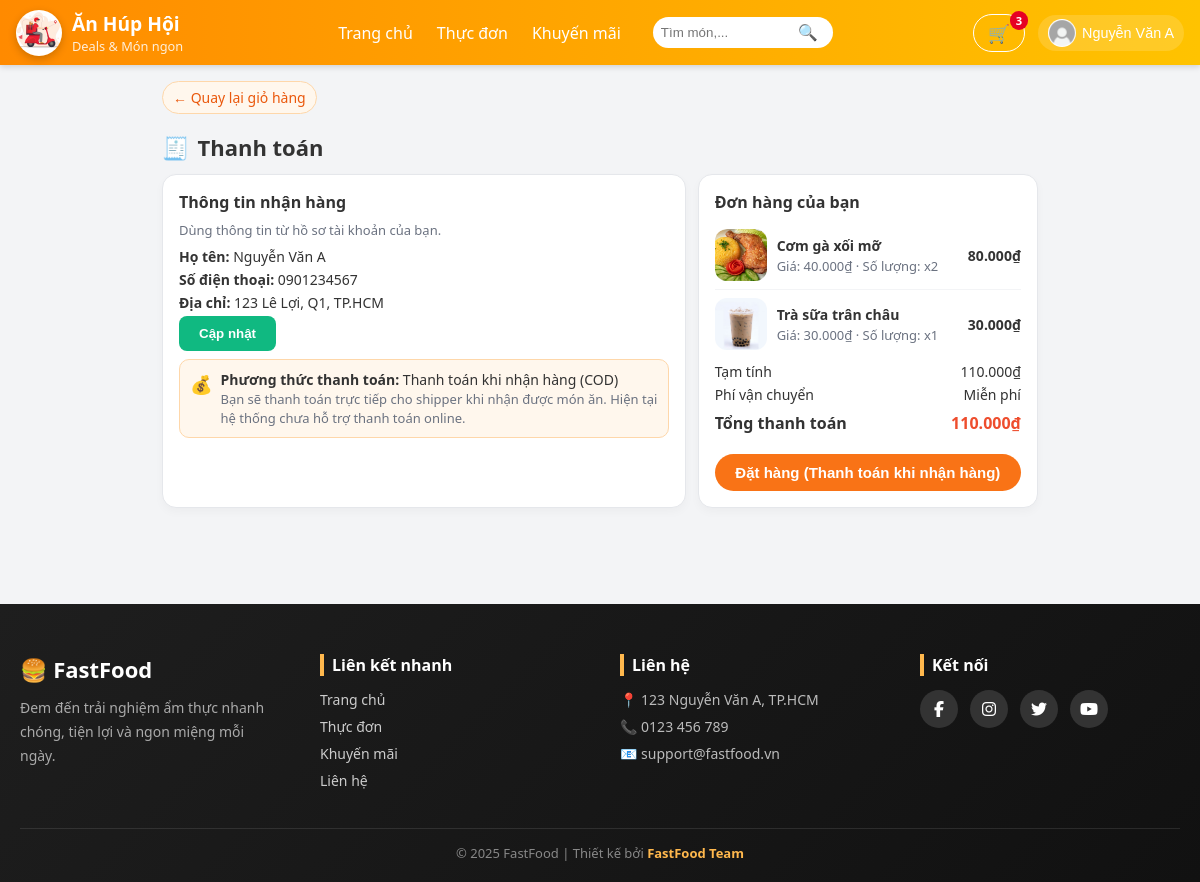
/pages/checkout.php (signed in), run on the app's committed database.
### tables this page shows
CREATE TABLE Users (
  UID INT AUTO_INCREMENT PRIMARY KEY,
  Hoten VARCHAR(100) NOT NULL,
  Taikhoan VARCHAR(50) UNIQUE NOT NULL,
  Matkhau VARCHAR(100) NOT NULL,           
  Email VARCHAR(100) UNIQUE,
  DienthoaiKH VARCHAR(15),
  DiachiKH VARCHAR(255),
  Ngaysinh DATE,
  Role ENUM('khach','nhanvien','admin')    
      NOT NULL
      DEFAULT 'khach'
);

CREATE TABLE Giohang (
  MaGH INT AUTO_INCREMENT PRIMARY KEY,
  UID INT NOT NULL,
  Mamon INT NOT NULL,
  Soluong INT NOT NULL DEFAULT 1,
  Ngaythem DATETIME DEFAULT CURRENT_TIMESTAMP,
  CONSTRAINT fk_giohang_users
    FOREIGN KEY (UID) REFERENCES Users(UID)
    ON DELETE CASCADE,
  CONSTRAINT fk_giohang_monan
    FOREIGN KEY (Mamon) REFERENCES Monan(Mamon)
    ON DELETE CASCADE
);

CREATE TABLE Monan (
  Mamon INT AUTO_INCREMENT PRIMARY KEY,
  Tenmon VARCHAR(100) NOT NULL,
  Giaban DECIMAL(10,2) NOT NULL,
  Giagoc DECIMAL(10,2) NOT NULL,
  Noidung VARCHAR(500),
  Anh VARCHAR(255),
  Maloai INT,
  FOREIGN KEY (Maloai) REFERENCES Loaimonan(Maloai)
);

### functions/functions.php (called while the page is built, shortened)
<?php
if (!function_exists('resolveImagePath')) {
	function resolveImagePath($path, $default = '/assets/img/default-food.jpg') {
		$p = trim((string)$path);
		$knownPrefixes = ['assets/', 'uploads/', 'images/'];
		foreach ($knownPrefixes as $pre) {
			if (stripos($p, $pre) === 0) return '/' . $p;
		}
		return '/assets/img/' . ltrim($p, '/');
	}
}
?>

### pages/checkout.php (the view, shortened to what this page needs)
<?php
include_once '../database/db.php';
require_once __DIR__ . '/../functions/functions.php';
$uid = (int)($_SESSION['user_id'] ?? 0);
$cartItems  = [];
$totalPrice = 0;
if (isset($conn)) {
    $sql = "SELECT
                g.Mamon AS id,
                m.Tenmon AS name,
                m.Giaban AS price,
                m.Anh AS image,
                g.Soluong AS qty
            FROM Giohang g
            JOIN Monan m ON g.Mamon = m.Mamon
            WHERE g.UID = ?";
    if ($stmt = $conn->prepare($sql)) {
        $stmt->bind_param("i", $uid);
        $stmt->execute();
        $res = $stmt->get_result();
        if ($res) {
            while ($row = $res->fetch_assoc()) {
                $cartItems[] = $row;
                $totalPrice += $row['price'] * $row['qty'];
            }
        }
    }
}
$customer = null;
if (isset($conn)) {
    $sql = "SELECT UID AS UID, Hoten, Email, DienthoaiKH, DiachiKH
            FROM Users
            WHERE UID = ?
            LIMIT 1";
    if ($stmt = $conn->prepare($sql)) {
        $stmt->bind_param("i", $uid);
        $stmt->execute();
        $res = $stmt->get_result();
        if ($res && $res->num_rows > 0) {
            $customer = $res->fetch_assoc();
        }
    }
}
?>
<!DOCTYPE html>
<html lang="vi">
<head>
    <link rel="stylesheet" href="/assets/css/checkout.css">
</head>
<body>
    <?php include '../includes/header.php'; ?>
    <div class="checkout-container">
        <a href="cart.php" class="back-link">← Quay lại giỏ hàng</a>
        <h1 class="page-title">
            <span class="icon">🧾</span>
            Thanh toán
        </h1>
        <div class="grid">
            <div class="card">
                <h3>Thông tin nhận hàng</h3>
                <div class="muted">Dùng thông tin từ hồ sơ tài khoản của bạn.</div>
                <div class="info-row">
                    <div><strong>Họ tên:</strong> <?php echo htmlspecialchars($customer['Hoten']); ?></div>
                    <div><strong>Số điện thoại:</strong> <?php echo htmlspecialchars($customer['DienthoaiKH'] ?? ''); ?></div>
                    <div><strong>Địa chỉ:</strong> <?php echo htmlspecialchars($customer['DiachiKH'] ?? ''); ?></div>
                </div>
                <?php if (empty($customer['DienthoaiKH']) || empty($customer['DiachiKH'])): ?>
                    <form id="formuser" action="" method="post">
                        <div class="form-group">
                            <label>Số điện thoại</label>
                            <input type="text" name="DienthoaiKH"
                                   value="<?php echo htmlspecialchars($customer['DienthoaiKH'] ?? ''); ?>">
                        </div>
                        <div class="form-group align-center">
                            <label>Địa chỉ</label>
                            <textarea name="DiachiKH" rows="3"><?php echo htmlspecialchars($customer['DiachiKH'] ?? ''); ?></textarea>
                        </div>
                        <button id="btnSave" class="btn-save" type="submit">Lưu</button>
                    </form>
                <?php else: ?>
                    <button id="updateUser" class="btn-save" type="button">Cập nhật</button>
                <?php endif; ?>
                <div class="cod-box">
                    <span class="icon">💰</span>
                    <div>
                        <strong>Phương thức thanh toán:</strong> Thanh toán khi nhận hàng (COD)<br>
                        <span class="muted">
                            Bạn sẽ thanh toán trực tiếp cho shipper khi nhận được món ăn.
                            Hiện tại hệ thống chưa hỗ trợ thanh toán online.
                        </span>
                    </div>
                </div>
            </div>
            <div class="card">
                <h3>Đơn hàng của bạn</h3>
                <div class="items-list">
                    <?php foreach ($cartItems as $item): ?>
                        <?php
                            $lineTotal = $item['price'] * $item['qty'];
                        ?>
                        <div class="item-row">
                            <img src="<?php echo htmlspecialchars(resolveImagePath($item['image'] ?? '')); ?>"
                                 alt=""
                                 class="item-img">
                            <div class="item-main">
                                <div class="item-name">
                                    <?php echo htmlspecialchars($item['name']); ?>
                                </div>
                                <div class="item-meta">
                                    Giá: <?php echo number_format($item['price'], 0, ',', '.'); ?>₫
                                    · Số lượng: x<?php echo (int)$item['qty']; ?>
                                </div>
                            </div>
                            <div class="item-total">
                                <?php echo number_format($lineTotal, 0, ',', '.'); ?>₫
                            </div>
                        </div>
                    <?php endforeach; ?>
                </div>
                <div class="summary-row">
                    <span>Tạm tính</span>
                    <span class="value">
                        <?php echo number_format($totalPrice, 0, ',', '.'); ?>₫
                    </span>
                </div>
                <div class="summary-row">
                    <span>Phí vận chuyển</span>
                    <span class="value">Miễn phí</span>
                </div>
                <div class="summary-row total">
                    <span>Tổng thanh toán</span>
                    <span class="value">
                        <?php echo number_format($totalPrice, 0, ',', '.'); ?>₫
                    </span>
                </div>
                <form method="POST" action="checkout.php" style="margin-top: 8px;">
                    <button type="submit" class="btn-place-order">
                        Đặt hàng (Thanh toán khi nhận hàng)
                    </button>
                </form>
            </div>
        </div>
    </div>
    <?php include '../includes/footer.php'; ?>
</body>
</html>

### includes/header.php (shortened to what this page needs)
<?php
$userInfo = null;
if (!empty($_SESSION['user_id']) && isset($conn)) {
  $uid = intval($_SESSION['user_id']);
  $sql = "SELECT UID AS id, Hoten AS username, Email AS email, '' AS avatar FROM Users WHERE UID = ?";
  if ($stmt = $conn->prepare($sql)) {
    $stmt->bind_param("i", $uid);
    $stmt->execute();
    $res = $stmt->get_result();
    if ($res && $res->num_rows > 0) {
      $userInfo = $res->fetch_assoc();
    }
  }
}
$cartCount = 0;
if (!empty($_SESSION['user_id']) && isset($conn)) {
  $uid = intval($_SESSION['user_id']);
    $sql = "SELECT SUM(Soluong) AS total FROM Giohang WHERE UID = ?";
    if ($stmt = $conn->prepare($sql)) {
        $stmt->bind_param("i", $uid);
        $stmt->execute();
        $res = $stmt->get_result();
        if ($res && $row = $res->fetch_assoc()) {
            $cartCount = $row['total'];
        }
    }
}
$cssPath = "/assets/css/header.css";
$logo    = '/assets/img/logo.jpg';
$logo_check = $_SERVER['DOCUMENT_ROOT'] . '/assets/img/logo.jpg';
$avatarDefault = "/assets/img/default-avatar.jpg";
?>
<!doctype html>
<html lang="vi">
<head>
  <link rel="stylesheet" href="<?php echo htmlspecialchars($cssPath); ?>">
</head>
<body>
<header class="site-header" role="banner">
  <div class="header-inner">
    <div class="header-left">
      <a href="/index.php" class="brand-link">
        <?php if (file_exists($logo_check)): ?>
          <img src="<?php echo $logo; ?>" alt="Logo" class="brand-logo">
        <?php else: ?>
          <div class="brand-icon">🍜</div>
        <?php endif; ?>
        <div class="brand-text">
          <span class="brand-name">Ăn Húp Hội</span>
          <small class="brand-slogan">Deals &amp; Món ngon</small>
        </div>
      </a>
    </div>
    <div class="header-center">
      <nav class="main-nav" aria-label="Primary navigation">
        <ul class="nav-list">
          <li><a href="/index.php">Trang chủ</a></li>
          <li><a href="/pages/menu.php">Thực đơn</a></li>
          <li><a href="/pages/deals.php">Khuyến mãi</a></li>
        </ul>
      </nav>
      <div class="search-wrap">
        <input id="header-search" class="search-input" type="search" placeholder="Tìm món,..." aria-label="Tìm kiếm">
        <button id="search-btn" class="search-btn" aria-label="Tìm">🔍</button>
      </div>
    </div>
    <div class="header-right">
      <div class="action-item">
        <a href="/pages/cart.php" class="btn-ghost cart-btn" aria-label="Giỏ hàng">
          🛒
          <?php if ( $cartCount > 0): ?>
            <span class="badge" id="cartBadge"><?php echo $cartCount; ?></span>
          <?php endif; ?>
        </a>
      </div>
      <div class="action-item dropdown" id="accountWrap">
        <?php if ($userInfo): ?>
          	<button id="accountBtn" class="account-btn" aria-haspopup="true" aria-expanded="false">
            <img class="avatar" src="<?php echo (!empty($userInfo['avatar']) && file_exists($userInfo['avatar'])) ? htmlspecialchars($userInfo['avatar']) : $avatarDefault; ?>" alt="avatar">
            <div>
              <span class="username"><?php echo htmlspecialchars($userInfo['username']); ?></span>
            </div>
          </button>
        <?php else: ?>
          <a href="/pages/login.php" class="btn btn-primary">Đăng nhập</a>
        <?php endif; ?>
      </div>
    </div>
  </div>
</header>
</body>
</html>

### assets/css/checkout.css (style rules this page uses)
:root { --primary: #f97316; --primary-dark: #ea580c; --primary-soft: #fff7ed; --border-soft: #e5e7eb; --text-main: #111827; --text-sub: #6b7280; --bg-page: #f3f4f6; }
body { margin: 0; font-family: system-ui, -apple-system, "Segoe UI", Roboto, Arial, sans-serif; background: var(--bg-page); color: var(--text-main); }
html, body { height: 100%; margin: 0; }
body { display: flex; flex-direction: column; }
.checkout-container { max-width: 900px; margin: 16px auto 32px; padding: 0 12px 24px; }
.page-title { font-size: 22px; font-weight: 700; margin: 8px 0 12px; display: flex; align-items: center; gap: 8px; }
.page-title span.icon { font-size: 22px; }
.grid { display: grid; grid-template-columns: 2fr 1.3fr; gap: 12px; }
.card { background: #ffffff; border-radius: 14px; padding: 16px; border: 1px solid var(--border-soft); box-shadow: 0 4px 10px rgba(0,0,0,0.03); }
.card h3 { margin-top: 0; margin-bottom: 8px; font-size: 16px; }
.muted { color: var(--text-sub); font-size: 13px; }
.info-row { margin-top: 8px; font-size: 14px; }
.info-row div { margin-bottom: 4px; }
.items-list { margin-top: 8px; }
.item-row { display: flex; align-items: center; gap: 10px; padding: 8px 0; border-bottom: 1px solid #f3f4f6; font-size: 14px; }
.item-row:last-child { border-bottom: none; }
.item-img { width: 52px; height: 52px; border-radius: 12px; object-fit: cover; }
.item-main { flex: 1; min-width: 0; }
.item-name { font-weight: 600; margin-bottom: 2px; }
.item-meta { font-size: 13px; color: var(--text-sub); }
.item-total { white-space: nowrap; font-weight: 600; }
.summary-row { display: flex; justify-content: space-between; margin-top: 4px; font-size: 14px; }
.summary-row.total { font-weight: 700; font-size: 16px; margin-top: 8px; }
.summary-row.total .value { color: #EE4D2D; }
.cod-box { margin-top: 8px; padding: 10px; border-radius: 10px; background: var(--primary-soft); border: 1px solid #fed7aa; font-size: 14px; display: flex; align-items: flex-start; gap: 8px; }
.cod-box span.icon { font-size: 18px; margin-top: 2px; }
.btn-place-order { margin-top: 12px; width: 100%; padding: 10px 14px; border-radius: 999px; border: none; background: var(--primary); color: #ffffff; font-size: 15px; font-weight: 600; cursor: pointer; transition: all 0.18s ease; }
.back-link { display: inline-flex; align-items: center; gap: 4px; margin-bottom: 10px; text-decoration: none; font-size: 14px; color: var(--primary-dark); padding: 6px 10px; border-radius: 999px; background: #fff7ed; border: 1px solid #fed7aa; }
.btn-save { background-color: #10b981; color: #ffffff; padding: 10px 20px; border-radius: 8px; border: none; cursor: pointer; font-weight: 600; transition: all 0.3s ease; }

### data on the page
users: Hoten "Nguyễn Văn A", DienthoaiKH "0901234567", DiachiKH "123 Lê Lợi, Q1, TP.HCM"
giohang: Mamon.Anh (picture), Mamon.Tenmon "Cơm gà xối mỡ", Mamon.Giaban "40.000", Soluong "2", lineTotal "80.000"
giohang: Mamon.Anh (picture), Mamon.Tenmon "Trà sữa trân châu", Mamon.Giaban "30.000", Soluong "1", lineTotal "30.000"

### other printed values
$cartCount "3"
$totalPrice "110.000"
